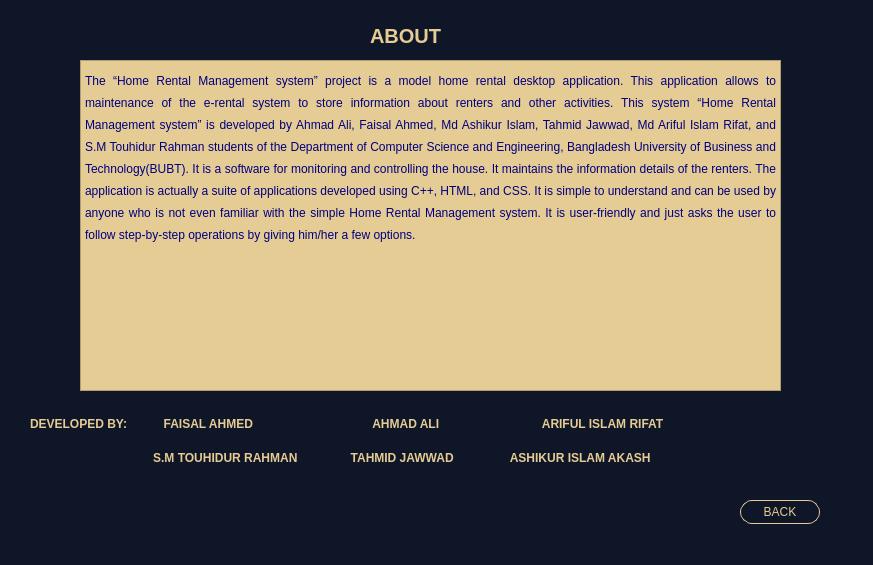
<?xml version="1.0" encoding="UTF-8"?>
<ui version="4.0">
 <class>ABOUT</class>
 <widget class="QDialog" name="ABOUT">
  <property name="geometry">
   <rect>
    <x>0</x>
    <y>0</y>
    <width>873</width>
    <height>565</height>
   </rect>
  </property>
  <property name="windowTitle">
   <string>Dialog</string>
  </property>
  <property name="styleSheet">
   <string notr="true">background-color: rgb(15, 22, 40);
</string>
  </property>
  <widget class="QLabel" name="label">
   <property name="geometry">
    <rect>
     <x>370</x>
     <y>20</y>
     <width>91</width>
     <height>31</height>
    </rect>
   </property>
   <property name="font">
    <font>
     <pointsize>15</pointsize>
     <bold>true</bold>
    </font>
   </property>
   <property name="styleSheet">
    <string notr="true">color: rgb(229, 203, 148);
</string>
   </property>
   <property name="text">
    <string>ABOUT</string>
   </property>
  </widget>
  <widget class="QTextEdit" name="textEdit">
   <property name="geometry">
    <rect>
     <x>80</x>
     <y>60</y>
     <width>701</width>
     <height>331</height>
    </rect>
   </property>
   <property name="styleSheet">
    <string notr="true">
background-color: #E5CB94;
</string>
   </property>
   <property name="readOnly">
    <bool>true</bool>
   </property>
   <property name="html">
    <string>&lt;!DOCTYPE HTML PUBLIC &quot;-//W3C//DTD HTML 4.0//EN&quot; &quot;http://www.w3.org/TR/REC-html40/strict.dtd&quot;&gt;
&lt;html&gt;&lt;head&gt;&lt;meta name=&quot;qrichtext&quot; content=&quot;1&quot; /&gt;&lt;meta charset=&quot;utf-8&quot; /&gt;&lt;style type=&quot;text/css&quot;&gt;
p, li { white-space: pre-wrap; }
hr { height: 1px; border-width: 0; }
&lt;/style&gt;&lt;/head&gt;&lt;body style=&quot; font-family:'Segoe UI'; font-size:9pt; font-weight:400; font-style:normal;&quot;&gt;
&lt;p align=&quot;justify&quot; style=&quot; margin-top:12px; margin-bottom:12px; margin-left:0px; margin-right:0px; -qt-block-indent:0; text-indent:0px;&quot;&gt;&lt;span style=&quot; font-size:14pt; color:#00007f; vertical-align:sub;&quot;&gt;The “Home Rental Management system” project is a model home rental desktop application. This application allows to maintenance of the e-rental system to store information about renters and other activities. This system “Home Rental Management system” is developed by Ahmad Ali, Faisal Ahmed, Md Ashikur Islam, Tahmid Jawwad, Md Ariful Islam Rifat, and S.M Touhidur Rahman students of the Department of Computer Science and Engineering, Bangladesh University of Business and Technology(BUBT). It is a software for monitoring and controlling the house. It maintains the information details of the renters. The application is actually a suite of applications developed using C++, HTML, and CSS. It is simple to understand and can be used by anyone who is not even familiar with the simple Home Rental Management system. It is user-friendly and just asks the user to follow step-by-step operations by giving him/her a few options. &lt;/span&gt;&lt;/p&gt;&lt;/body&gt;&lt;/html&gt;</string>
   </property>
  </widget>
  <widget class="QPushButton" name="pushButton_BACK">
   <property name="geometry">
    <rect>
     <x>740</x>
     <y>500</y>
     <width>80</width>
     <height>24</height>
    </rect>
   </property>
   <property name="styleSheet">
    <string notr="true">#pushButton_BACK
{
	border:none;
	background:#0F1628;
	color:#E5CB94;
	border-radius:16px;
	border: 1px solid yellow ;
border-color: #E5CB94;
  border-radius: 12px;
  padding: 3px;
}

#pushButton_BACK:hover
{
	border:none;
	background:floral white;
	color:#0F1628;
	border-radius:16px;
	border: 2px solid blue ;
border-color: #0F1628;
  border-radius: 12px;
  padding: 1px;
}</string>
   </property>
   <property name="text">
    <string>BACK</string>
   </property>
  </widget>
  <widget class="QWidget" name="layoutWidget">
   <property name="geometry">
    <rect>
     <x>30</x>
     <y>410</y>
     <width>841</width>
     <height>61</height>
    </rect>
   </property>
   <layout class="QVBoxLayout" name="verticalLayout">
    <item>
     <widget class="QLabel" name="label_2">
      <property name="font">
       <font>
        <bold>true</bold>
       </font>
      </property>
      <property name="styleSheet">
       <string notr="true">color: rgb(229, 203, 148);
</string>
      </property>
      <property name="text">
       <string>DEVELOPED BY:           FAISAL AHMED                                    AHMAD ALI                               ARIFUL ISLAM RIFAT    </string>
      </property>
     </widget>
    </item>
    <item>
     <widget class="QLabel" name="label_3">
      <property name="font">
       <font>
        <bold>true</bold>
       </font>
      </property>
      <property name="styleSheet">
       <string notr="true">color: rgb(229, 203, 148);
</string>
      </property>
      <property name="text">
       <string>                                     S.M TOUHIDUR RAHMAN                TAHMID JAWWAD                 ASHIKUR ISLAM AKASH</string>
      </property>
     </widget>
    </item>
   </layout>
  </widget>
 </widget>
 <resources/>
 <connections/>
</ui>
